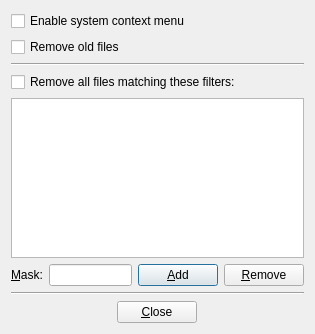
<?xml version="1.0" encoding="UTF-8"?>
<ui version="4.0">
 <class>settingsDialog</class>
 <widget class="QDialog" name="settingsDialog">
  <property name="geometry">
   <rect>
    <x>0</x>
    <y>0</y>
    <width>315</width>
    <height>334</height>
   </rect>
  </property>
  <property name="windowTitle">
   <string>ZIMA-PTC-Cleaner Settings</string>
  </property>
  <property name="windowIcon">
   <iconset resource="../zima-ptc-cleaner.qrc">
   <normaloff>:/gfx/icon.png</normaloff>:/gfx/icon.png</iconset>
  </property>
  <property name="sizeGripEnabled">
   <bool>false</bool>
  </property>
  <layout class="QVBoxLayout" name="verticalLayout">
   <item>
    <widget class="QCheckBox" name="enableSystemContextMenu">
     <property name="text">
      <string>Enable system context menu</string>
     </property>
    </widget>
   </item>
   <item>
    <widget class="QCheckBox" name="checkOldFiles">
     <property name="text">
      <string>Remove old files</string>
     </property>
    </widget>
   </item>
   <item>
    <widget class="Line" name="line_2">
     <property name="sizePolicy">
      <sizepolicy hsizetype="Expanding" vsizetype="Fixed">
       <horstretch>0</horstretch>
       <verstretch>0</verstretch>
      </sizepolicy>
     </property>
     <property name="orientation">
      <enum>Qt::Horizontal</enum>
     </property>
    </widget>
   </item>
   <item>
    <widget class="QCheckBox" name="checkFilters">
     <property name="text">
      <string>Remove all files matching these filters:</string>
     </property>
    </widget>
   </item>
   <item>
    <widget class="QListWidget" name="listFilter">
     <property name="contextMenuPolicy">
      <enum>Qt::CustomContextMenu</enum>
     </property>
     <property name="sortingEnabled">
      <bool>true</bool>
     </property>
    </widget>
   </item>
   <item>
    <layout class="QHBoxLayout">
     <item>
      <widget class="QLabel" name="label">
       <property name="text">
        <string>&amp;Mask:</string>
       </property>
       <property name="buddy">
        <cstring>textFilter</cstring>
       </property>
      </widget>
     </item>
     <item>
      <widget class="QLineEdit" name="textFilter"/>
     </item>
     <item>
      <widget class="QPushButton" name="btnAdd">
       <property name="text">
        <string>&amp;Add</string>
       </property>
      </widget>
     </item>
     <item>
      <widget class="QPushButton" name="btnRemove">
       <property name="text">
        <string>&amp;Remove</string>
       </property>
      </widget>
     </item>
    </layout>
   </item>
   <item>
    <widget class="Line" name="line">
     <property name="orientation">
      <enum>Qt::Horizontal</enum>
     </property>
    </widget>
   </item>
   <item>
    <layout class="QHBoxLayout" name="horizontalLayout">
     <item>
      <widget class="QPushButton" name="btnClose">
       <property name="sizePolicy">
        <sizepolicy hsizetype="Fixed" vsizetype="Fixed">
         <horstretch>0</horstretch>
         <verstretch>0</verstretch>
        </sizepolicy>
       </property>
       <property name="text">
        <string>&amp;Close</string>
       </property>
       <property name="flat">
        <bool>false</bool>
       </property>
      </widget>
     </item>
    </layout>
   </item>
  </layout>
 </widget>
 <resources>
 <include location="../zima-ptc-cleaner.qrc"/>
 </resources>
 <connections/>
</ui>
